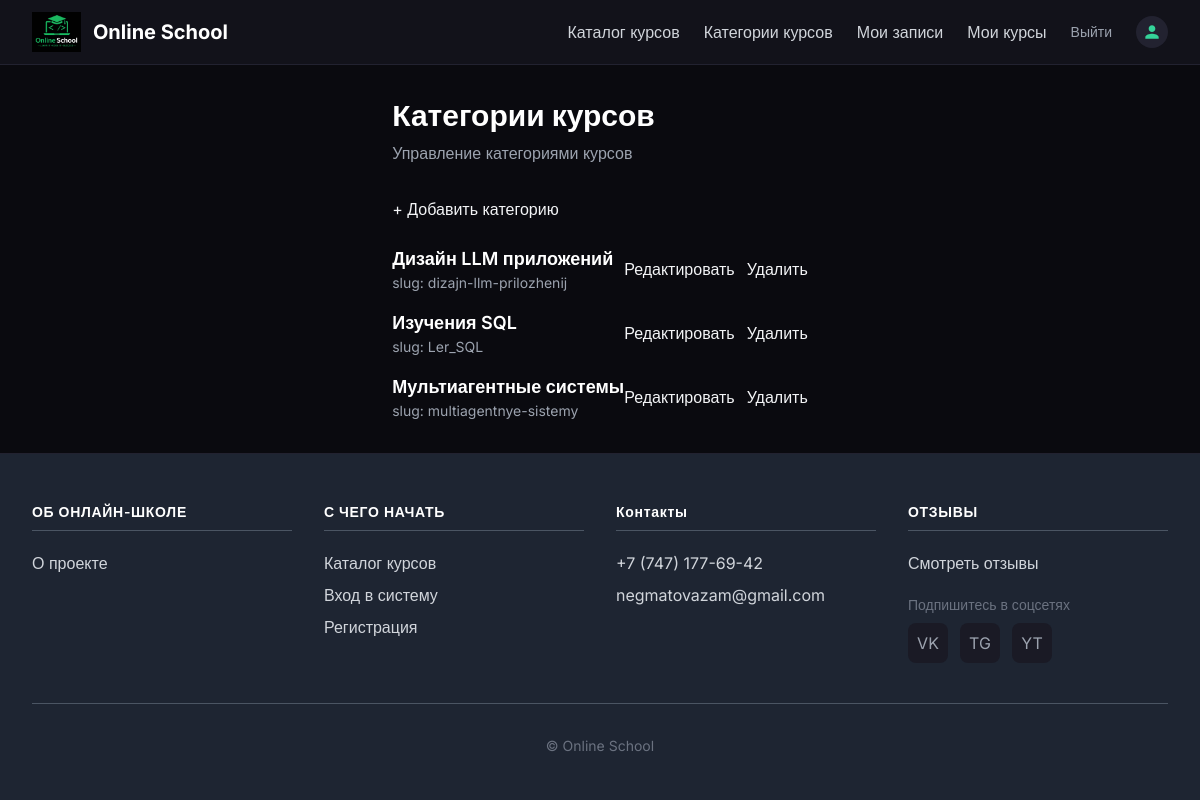
The app's page /course/subjects/ (signed in) with its own data.
### courses/models.py (models this page shows, shortened)
class Subject(models.Model):
    title = models.CharField(max_length=200)
    slug = models.SlugField(max_length=200, unique=True)
    class Meta:
        ordering = ['title']

### courses/views.py (the view)
# urls.py: path('subjects/', views.SubjectListView.as_view(), name='subject_list'),
class SubjectListView(StaffRequiredMixin, ListView):
    model = Subject
    template_name = 'courses/manage/subject/list.html'
    context_object_name = 'subjects'

### courses/context_processors.py (called while the page is built)
def contact_form(request):
    ctx = {'contact_form': ContactForm()}
    if request.user.is_authenticated:
        profile, _ = Profile.objects.get_or_create(user=request.user)
        ctx['user_profile'] = profile
        ctx['user_can_manage_courses'] = (
            request.user.is_staff or
            Course.objects.filter(owner=request.user).exists()
        )
    else:
        ctx['user_profile'] = None
        ctx['user_can_manage_courses'] = False
    return ctx

### courses/views.py (called while the page is built)
    def test_func(self):
        return self.request.user.is_staff

### courses/templates/courses/manage/subject/list.html (shortened to what this page needs)
{% extends "base.html" %}
{% block content %}
<div class="mb-8">
    <h1 class="text-3xl font-bold text-white mb-2">Категории курсов</h1>
    <p class="text-gray-400">Управление категориями курсов</p>
</div>
<div class="mb-6">
    <a href="{% url 'subject_create' %}" class="btn-primary inline-block">+ Добавить категорию</a>
</div>
<div class="grid gap-4">
    {% for subject in subjects %}
    <div class="card flex items-center justify-between">
        <div>
            <h3 class="text-lg font-semibold text-white">{{ subject.title }}</h3>
            <p class="text-sm text-gray-400">slug: {{ subject.slug }}</p>
        </div>
        <div class="flex gap-3">
            <a href="{% url 'subject_edit' subject.pk %}" class="btn-secondary">Редактировать</a>
            <a href="{% url 'subject_delete' subject.pk %}" class="btn-danger">Удалить</a>
        </div>
    </div>
    {% empty %}
    <div class="card text-center py-12 text-gray-400">
        <p>Категории пока не добавлены</p>
        <a href="{% url 'subject_create' %}" class="btn-primary mt-4 inline-block">Добавить первую категорию</a>
    </div>
    {% endfor %}
</div>
{% endblock %}

### courses/templates/base.html (style rules this page uses)
body { font-family: 'Inter', sans-serif; }
.btn-primary { @apply bg-emerald-500 hover:bg-emerald-600 text-white font-medium px-6 py-2.5 rounded-lg transition; }
.btn-secondary { @apply bg-dark-700 hover:bg-dark-600 text-white font-medium px-6 py-2.5 rounded-lg border border-dark-600 transition; }
.btn-danger { @apply bg-red-600 hover:bg-red-700 text-white font-medium px-6 py-2.5 rounded-lg transition; }
.card { @apply bg-dark-800 border border-dark-600 rounded-xl p-6; }

### records on screen
Subject: title "Дизайн LLM приложений", slug "dizajn-llm-prilozhenij"
Subject: title "Изучения SQL", slug "Ler_SQL"
Subject: title "Мультиагентные системы", slug "multiagentnye-sistemy"
